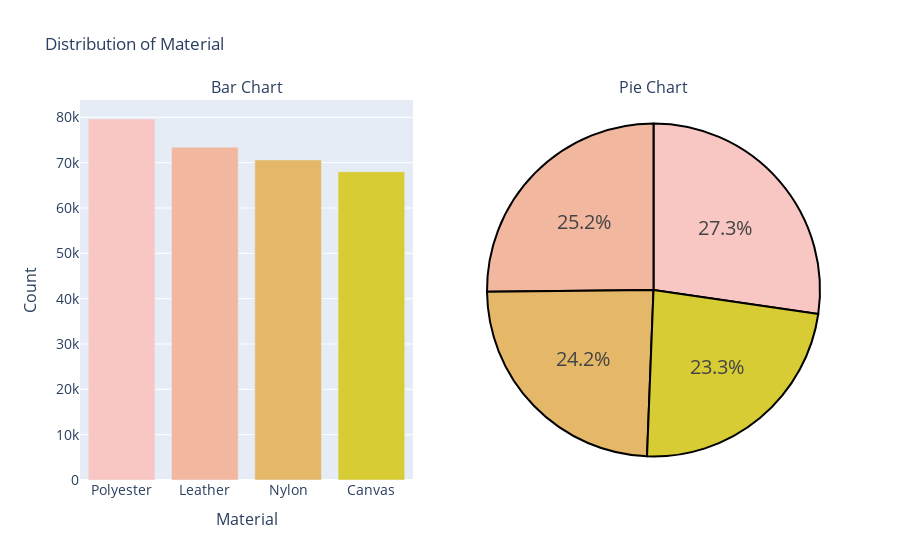

Notebook code for this chart:
### Code cell
colors = ['#F8C6C3', '#F2B79F', '#E5B769', '#D8CC34']

labels = train_df['Material'].value_counts().index
values = train_df['Material'].value_counts()

# create pie chart 
pie_chart =  go.Figure(go.Pie(labels=labels,values=values))
pie_chart.update_traces(hoverinfo='label+value',textinfo='percent', textfont_size=20,
                        marker=dict(colors=colors,line=dict(color='#000000', width=2)))

# creat bar chart
bar_chart=go.Figure(go.Bar(x=labels, y=values,marker_color=colors))

# create subplots
fig=sp.make_subplots(rows=1,cols=2,column_width=[0.5,0.5], specs = [[{'type':'bar'},{'type':'pie'}]],
                    subplot_titles=('Bar Chart','Pie Chart'))

# Add charts to subplots
fig.add_trace(bar_chart.data[0], row=1, col=1)
fig.add_trace(pie_chart.data[0], row=1, col=2)

# update layout
fig.update_layout(showlegend=False,title_text='Distribution of Material',
                  xaxis=dict(title='Material', titlefont_size=16, tickfont_size=14),
                  yaxis=dict(title='Count', titlefont_size=16, tickfont_size=14),
                 )
# show subplots
fig.show()

### Figure 1 — Plotly figure (JSON) as saved in the notebook; plotly's stock layout.template omitted (floating-point values rounded to 4 significant figures)
{"data": [{"marker": {"color": ["#F8C6C3", "#F2B79F", "#E5B769", "#D8CC34"]}, "type": "bar", "x": ["Polyester", "Leather", "Nylon", "Canvas"], "xaxis": "x", "y": [79630, 73416, 70603, 68004], "yaxis": "y"}, {"domain": {"x": [0.55, 1], "y": [0, 1]}, "hoverinfo": "label+value", "labels": ["Polyester", "Leather", "Nylon", "Canvas"], "marker": {"colors": ["#F8C6C3", "#F2B79F", "#E5B769", "#D8CC34"], "line": {"color": "#000000", "width": 2}}, "textfont": {"size": 20}, "textinfo": "percent", "type": "pie", "values": [79630, 73416, 70603, 68004]}], "layout": {"annotations": [{"font": {"size": 16}, "showarrow": false, "text": "Bar Chart", "x": 0.225, "xanchor": "center", "xref": "paper", "y": 1, "yanchor": "bottom", "yref": "paper"}, {"font": {"size": 16}, "showarrow": false, "text": "Pie Chart", "x": 0.775, "xanchor": "center", "xref": "paper", "y": 1, "yanchor": "bottom", "yref": "paper"}], "showlegend": false, "title": {"text": "Distribution of Material"}, "xaxis": {"anchor": "y", "domain": [0, 0.45], "tickfont": {"size": 14}, "title": {"font": {"size": 16}, "text": "Material"}}, "yaxis": {"anchor": "x", "domain": [0, 1], "tickfont": {"size": 14}, "title": {"font": {"size": 16}, "text": "Count"}}}}
